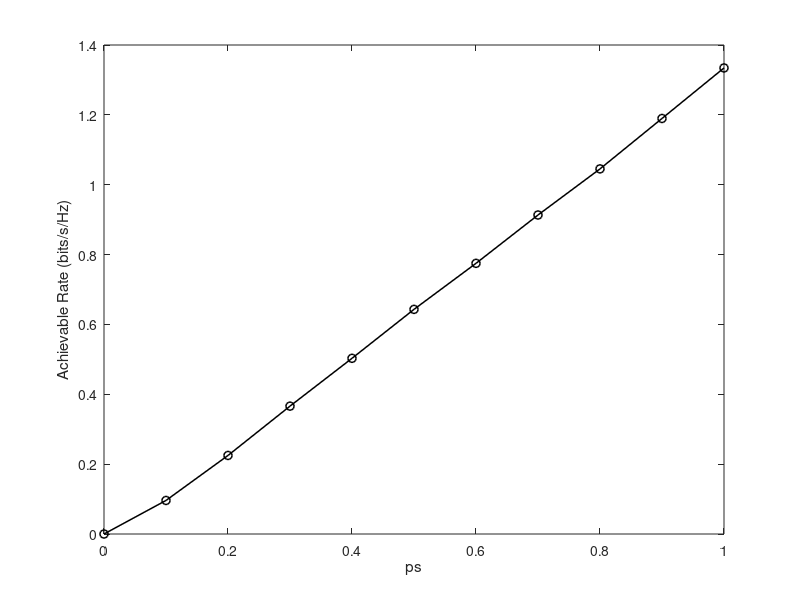

The MATLAB script that drew this image:
 clc;
M=340
K=4 
%4dB
a=0.6310;
b=1.5849;
pd = makedist('Normal','mu',0,'sigma',0.5);
pd_ = makedist('Normal','mu',1,'sigma',0.5);
tm = truncate(pd,-pi/9,pi/9);
t_m = truncate(pd,a,b);


P=0.05;
pds=0.05;
L=K;
vnoise=0.01;
dkkk=.36; dk=.51;
ak=[];
rt=0;
thetak=0.09;
S=sin(thetak);
lambda=1;
ts=0.5;
rate_=[];
rate_r=[];
rt=0;
rtr=0;
Psn=0;
Psnr=0;
psig=0.1;
for ps=0:0.01:1
    it=1;
count = 0;


    %4dB
a=0.6310;
b=1.5849;
pd = makedist('Normal','mu',0,'sigma',0.5);
pd_ = makedist('Normal','mu',1,'sigma',0.5);
t = truncate(pd,-pi/9,pi/9);
t_ = truncate(pd,a,b);
r = random(t,M,1);
r_ = random(t_,M,1);



hbti=transpose(r_.*exp(1j.*r));
z=(sqrt(1/2).*(rand(1,M)+1i*rand(1,M)));
n=(sqrt(1/2).*(rand(M,K)+1i*rand(M,K)));
zk=transpose(z);
v=var(n(:));
ak=[];
for m=1:M-1
    P=-1j*(m-1)*(pi)*S;
    ak(m)=(exp(P));
    ak=[ak;ak(m)];
end

    P=0.05;
    
    hh=((dkkk.*ak)+(dk.*zk));
hk=diag(hh);
H=diag(hbti*hk);
H_=diag(hh);

    phi=eye([K,K]);
phik=phi(:,K);
L=K;
vnoise=0.01;
hkhat=(dkkk.*ak)+((dk.^2)*sqrt(L*P)./((dk.^2).*L*P+vnoise)).*(((dk*sqrt(L*P)).*zk)+n*phik);
% disp(hkhat);
clear mean
expectationsquare=[sqrt(mean(hkhat.^2))];
%disp('values of wk are');
wk=[(hkhat/expectationsquare)];
Ps_=(norm(sqrt(pds).*lambda.*transpose(hk).*H*wk)).^2;
Ps_r=(norm(sqrt(pds).*lambda.*transpose(hk).*H_*wk)).^2;
Psn=Psn+Ps_;
Psnr=Psnr+Ps_r;
Ps_S=(norm(sqrt(psig).*lambda.*transpose(hk).*H*wk)).^2;
Ps_Sr=(norm(sqrt(psig).*lambda.*transpose(hk).*H_*wk)).^2;
% disp(Psn)
% disp(Ps_S)
SINRr=(Ps_Sr/(Psnr+v));
SINR=(Ps_S/(Psn+v));
rt_=ps*(1-ts)*log(1+SINR)/log(2);
rt_r=ps*(1-ts)*log(1+SINRr)/log(2);
rtr=rtr+rt_r;
rt=rt+rt_;
rate_=[rate_,rt];
rate_r=[rate_r,rtr];
end
%MT=1:M;
figure(1)
ps=0:0.01:1;
plot(ps(1:10:101),rate_(1:10:101),'-o','LineWidth',1.1,'color','black')
% legend('Without reciprocity error ','with reciprocity error','Location','northwest')
% 
xlabel('ps');
ylabel('Achievable Rate (bits/s/Hz)');
% % title('Achievable Rate');
